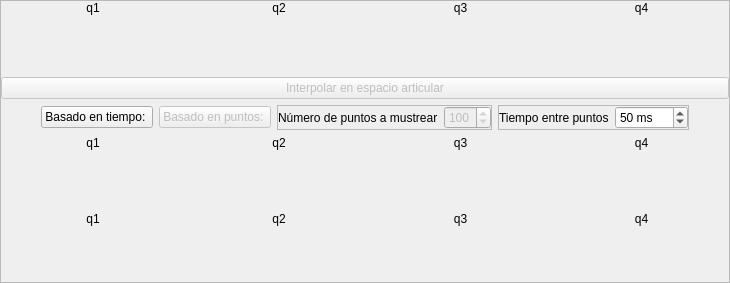
        <widget class="QFrame" name="frame_2">
         <property name="sizePolicy">
          <sizepolicy hsizetype="Preferred" vsizetype="Fixed">
           <horstretch>0</horstretch>
           <verstretch>0</verstretch>
          </sizepolicy>
         </property>
         <property name="minimumSize">
          <size>
           <width>0</width>
           <height>0</height>
          </size>
         </property>
         <property name="frameShape">
          <enum>QFrame::StyledPanel</enum>
         </property>
         <property name="frameShadow">
          <enum>QFrame::Raised</enum>
         </property>
         <layout class="QVBoxLayout" name="verticalLayout_33">
          <property name="leftMargin">
           <number>0</number>
          </property>
          <property name="topMargin">
           <number>0</number>
          </property>
          <property name="rightMargin">
           <number>0</number>
          </property>
          <property name="bottomMargin">
           <number>0</number>
          </property>
          <item>
           <layout class="QGridLayout" name="gridLayout" columnstretch="20,19,19,19">
            <property name="sizeConstraint">
             <enum>QLayout::SetDefaultConstraint</enum>
            </property>
            <item row="0" column="2">
             <layout class="QVBoxLayout" name="verticalLayout_6">
              <item>
               <widget class="QLabel" name="label_8">
                <property name="sizePolicy">
                 <sizepolicy hsizetype="Preferred" vsizetype="Fixed">
                  <horstretch>0</horstretch>
                  <verstretch>0</verstretch>
                 </sizepolicy>
                </property>
                <property name="text">
                 <string>q3</string>
                </property>
                <property name="alignment">
                 <set>Qt::AlignCenter</set>
                </property>
               </widget>
              </item>
              <item>
               <widget class="CustomPlotWidget" name="plot_pos_q3" native="true">
                <property name="sizePolicy">
                 <sizepolicy hsizetype="Preferred" vsizetype="Preferred">
                  <horstretch>0</horstretch>
                  <verstretch>0</verstretch>
                 </sizepolicy>
                </property>
                <property name="minimumSize">
                 <size>
                  <width>50</width>
                  <height>50</height>
                 </size>
                </property>
               </widget>
              </item>
             </layout>
            </item>
            <item row="0" column="3">
             <layout class="QVBoxLayout" name="verticalLayout_7">
              <item>
               <widget class="QLabel" name="label_9">
                <property name="sizePolicy">
                 <sizepolicy hsizetype="Preferred" vsizetype="Fixed">
                  <horstretch>0</horstretch>
                  <verstretch>0</verstretch>
                 </sizepolicy>
                </property>
                <property name="text">
                 <string>q4</string>
                </property>
                <property name="alignment">
                 <set>Qt::AlignCenter</set>
                </property>
               </widget>
              </item>
              <item>
               <widget class="CustomPlotWidget" name="plot_pos_q4" native="true">
                <property name="sizePolicy">
                 <sizepolicy hsizetype="Preferred" vsizetype="Preferred">
                  <horstretch>0</horstretch>
                  <verstretch>0</verstretch>
                 </sizepolicy>
                </property>
                <property name="minimumSize">
                 <size>
                  <width>50</width>
                  <height>50</height>
                 </size>
                </property>
               </widget>
              </item>
             </layout>
            </item>
            <item row="0" column="0">
             <layout class="QVBoxLayout" name="verticalLayout_4">
              <item>
               <widget class="QLabel" name="label_5">
                <property name="sizePolicy">
                 <sizepolicy hsizetype="Preferred" vsizetype="Fixed">
                  <horstretch>0</horstretch>
                  <verstretch>0</verstretch>
                 </sizepolicy>
                </property>
                <property name="text">
                 <string>q1</string>
                </property>
                <property name="alignment">
                 <set>Qt::AlignCenter</set>
                </property>
               </widget>
              </item>
              <item>
               <widget class="CustomPlotWidget" name="plot_pos_q1" native="true">
                <property name="sizePolicy">
                 <sizepolicy hsizetype="Preferred" vsizetype="Preferred">
                  <horstretch>0</horstretch>
                  <verstretch>0</verstretch>
                 </sizepolicy>
                </property>
                <property name="minimumSize">
                 <size>
                  <width>50</width>
                  <height>50</height>
                 </size>
                </property>
               </widget>
              </item>
             </layout>
            </item>
            <item row="0" column="1">
             <layout class="QVBoxLayout" name="verticalLayout_5">
              <item>
               <widget class="QLabel" name="label_7">
                <property name="sizePolicy">
                 <sizepolicy hsizetype="Preferred" vsizetype="Fixed">
                  <horstretch>0</horstretch>
                  <verstretch>0</verstretch>
                 </sizepolicy>
                </property>
                <property name="text">
                 <string>q2</string>
                </property>
                <property name="alignment">
                 <set>Qt::AlignCenter</set>
                </property>
               </widget>
              </item>
              <item>
               <widget class="CustomPlotWidget" name="plot_pos_q2" native="true">
                <property name="sizePolicy">
                 <sizepolicy hsizetype="Preferred" vsizetype="Preferred">
                  <horstretch>0</horstretch>
                  <verstretch>0</verstretch>
                 </sizepolicy>
                </property>
                <property name="minimumSize">
                 <size>
                  <width>50</width>
                  <height>50</height>
                 </size>
                </property>
               </widget>
              </item>
             </layout>
            </item>
           </layout>
          </item>
          <item>
           <widget class="QPushButton" name="bt_interpolarArt">
            <property name="enabled">
             <bool>false</bool>
            </property>
            <property name="text">
             <string>Interpolar en espacio articular</string>
            </property>
           </widget>
          </item>
          <item>
           <layout class="QHBoxLayout" name="horizontalLayout_10">
            <item>
             <spacer name="horizontalSpacer_13">
              <property name="orientation">
               <enum>Qt::Horizontal</enum>
              </property>
              <property name="sizeHint" stdset="0">
               <size>
                <width>40</width>
                <height>20</height>
               </size>
              </property>
             </spacer>
            </item>
            <item>
             <widget class="QPushButton" name="bt_basadoTiempo_2">
              <property name="text">
               <string>Basado en tiempo: </string>
              </property>
             </widget>
            </item>
            <item>
             <widget class="QPushButton" name="bt_basadoPuntos_2">
              <property name="enabled">
               <bool>false</bool>
              </property>
              <property name="text">
               <string>Basado en puntos: </string>
              </property>
             </widget>
            </item>
            <item>
             <widget class="QFrame" name="fr_nPuntos_2">
              <property name="frameShape">
               <enum>QFrame::StyledPanel</enum>
              </property>
              <property name="frameShadow">
               <enum>QFrame::Raised</enum>
              </property>
              <layout class="QHBoxLayout" name="horizontalLayout_13">
               <property name="leftMargin">
                <number>0</number>
               </property>
               <property name="topMargin">
                <number>0</number>
               </property>
               <property name="rightMargin">
                <number>0</number>
               </property>
               <property name="bottomMargin">
                <number>0</number>
               </property>
               <item>
                <widget class="QLabel" name="label_28">
                 <property name="text">
                  <string>Número de puntos a mustrear</string>
                 </property>
                </widget>
               </item>
               <item>
                <widget class="QSpinBox" name="sb_nPuntosArt">
                 <property name="enabled">
                  <bool>false</bool>
                 </property>
                 <property name="minimum">
                  <number>20</number>
                 </property>
                 <property name="maximum">
                  <number>999</number>
                 </property>
                 <property name="value">
                  <number>100</number>
                 </property>
                </widget>
               </item>
              </layout>
             </widget>
            </item>
            <item>
             <widget class="QFrame" name="fr_deltaT_2">
              <property name="frameShape">
               <enum>QFrame::StyledPanel</enum>
              </property>
              <property name="frameShadow">
               <enum>QFrame::Raised</enum>
              </property>
              <layout class="QHBoxLayout" name="horizontalLayout_14">
               <property name="leftMargin">
                <number>0</number>
               </property>
               <property name="topMargin">
                <number>0</number>
               </property>
               <property name="rightMargin">
                <number>0</number>
               </property>
               <property name="bottomMargin">
                <number>0</number>
               </property>
               <item>
                <widget class="QLabel" name="label_29">
                 <property name="text">
                  <string>Tiempo entre puntos</string>
                 </property>
                </widget>
               </item>
               <item>
                <widget class="QSpinBox" name="sb_dT_2">
                 <property name="suffix">
                  <string> ms</string>
                 </property>
                 <property name="minimum">
                  <number>10</number>
                 </property>
                 <property name="maximum">
                  <number>9999</number>
                 </property>
                 <property name="value">
                  <number>50</number>
                 </property>
                </widget>
               </item>
              </layout>
             </widget>
            </item>
            <item>
             <spacer name="horizontalSpacer_14">
              <property name="orientation">
               <enum>Qt::Horizontal</enum>
              </property>
              <property name="sizeHint" stdset="0">
               <size>
                <width>40</width>
                <height>20</height>
               </size>
              </property>
             </spacer>
            </item>
           </layout>
          </item>
          <item>
           <layout class="QGridLayout" name="gridLayout_2" columnstretch="20,19,19,19">
            <property name="sizeConstraint">
             <enum>QLayout::SetDefaultConstraint</enum>
            </property>
            <item row="0" column="2">
             <layout class="QVBoxLayout" name="verticalLayout_26">
              <item>
               <widget class="QLabel" name="label_34">
                <property name="sizePolicy">
                 <sizepolicy hsizetype="Preferred" vsizetype="Fixed">
                  <horstretch>0</horstretch>
                  <verstretch>0</verstretch>
                 </sizepolicy>
                </property>
                <property name="text">
                 <string>q3</string>
                </property>
                <property name="alignment">
                 <set>Qt::AlignCenter</set>
                </property>
               </widget>
              </item>
              <item>
               <widget class="CustomPlotWidget" name="plot_pos_q3_2" native="true">
                <property name="minimumSize">
                 <size>
                  <width>50</width>
                  <height>50</height>
                 </size>
                </property>
               </widget>
              </item>
             </layout>
            </item>
            <item row="1" column="2">
             <layout class="QVBoxLayout" name="verticalLayout_31">
              <item>
               <widget class="QLabel" name="label_40">
                <property name="sizePolicy">
                 <sizepolicy hsizetype="Preferred" vsizetype="Fixed">
                  <horstretch>0</horstretch>
                  <verstretch>0</verstretch>
                 </sizepolicy>
                </property>
                <property name="text">
                 <string>q3</string>
                </property>
                <property name="alignment">
                 <set>Qt::AlignCenter</set>
                </property>
               </widget>
              </item>
              <item>
               <widget class="CustomPlotWidget" name="plot_vel_q3_2" native="true">
                <property name="minimumSize">
                 <size>
                  <width>50</width>
                  <height>50</height>
                 </size>
                </property>
               </widget>
              </item>
             </layout>
            </item>
            <item row="1" column="3">
             <layout class="QVBoxLayout" name="verticalLayout_32">
              <item>
               <widget class="QLabel" name="label_41">
                <property name="sizePolicy">
                 <sizepolicy hsizetype="Preferred" vsizetype="Fixed">
                  <horstretch>0</horstretch>
                  <verstretch>0</verstretch>
                 </sizepolicy>
                </property>
                <property name="text">
                 <string>q4</string>
                </property>
                <property name="alignment">
                 <set>Qt::AlignCenter</set>
                </property>
               </widget>
              </item>
              <item>
               <widget class="CustomPlotWidget" name="plot_vel_q4_2" native="true">
                <property name="minimumSize">
                 <size>
                  <width>50</width>
                  <height>50</height>
                 </size>
                </property>
               </widget>
              </item>
             </layout>
            </item>
            <item row="0" column="0">
             <layout class="QVBoxLayout" name="verticalLayout_24">
              <item>
               <widget class="QLabel" name="label_32">
                <property name="sizePolicy">
                 <sizepolicy hsizetype="Preferred" vsizetype="Fixed">
                  <horstretch>0</horstretch>
                  <verstretch>0</verstretch>
                 </sizepolicy>
                </property>
                <property name="text">
                 <string>q1</string>
                </property>
                <property name="alignment">
                 <set>Qt::AlignCenter</set>
                </property>
               </widget>
              </item>
              <item>
               <widget class="CustomPlotWidget" name="plot_pos_q1_2" native="true">
                <property name="minimumSize">
                 <size>
                  <width>50</width>
                  <height>50</height>
                 </size>
                </property>
               </widget>
              </item>
             </layout>
            </item>
            <item row="0" column="3">
             <layout class="QVBoxLayout" name="verticalLayout_27">
              <item>
               <widget class="QLabel" name="label_35">
                <property name="sizePolicy">
                 <sizepolicy hsizetype="Preferred" vsizetype="Fixed">
                  <horstretch>0</horstretch>
                  <verstretch>0</verstretch>
                 </sizepolicy>
                </property>
                <property name="text">
                 <string>q4</string>
                </property>
                <property name="alignment">
                 <set>Qt::AlignCenter</set>
                </property>
               </widget>
              </item>
              <item>
               <widget class="CustomPlotWidget" name="plot_pos_q4_2" native="true">
                <property name="minimumSize">
                 <size>
                  <width>50</width>
                  <height>50</height>
                 </size>
                </property>
               </widget>
              </item>
             </layout>
            </item>
            <item row="1" column="0">
             <layout class="QVBoxLayout" name="verticalLayout_29">
              <item>
               <widget class="QLabel" name="label_38">
                <property name="sizePolicy">
                 <sizepolicy hsizetype="Preferred" vsizetype="Fixed">
                  <horstretch>0</horstretch>
                  <verstretch>0</verstretch>
                 </sizepolicy>
                </property>
                <property name="text">
                 <string>q1</string>
                </property>
                <property name="alignment">
                 <set>Qt::AlignCenter</set>
                </property>
               </widget>
              </item>
              <item>
               <widget class="CustomPlotWidget" name="plot_vel_q1_2" native="true">
                <property name="minimumSize">
                 <size>
                  <width>50</width>
                  <height>50</height>
                 </size>
                </property>
               </widget>
              </item>
             </layout>
            </item>
            <item row="1" column="1">
             <layout class="QVBoxLayout" name="verticalLayout_30">
              <item>
               <widget class="QLabel" name="label_39">
                <property name="sizePolicy">
                 <sizepolicy hsizetype="Preferred" vsizetype="Fixed">
                  <horstretch>0</horstretch>
                  <verstretch>0</verstretch>
                 </sizepolicy>
                </property>
                <property name="text">
                 <string>q2</string>
                </property>
                <property name="alignment">
                 <set>Qt::AlignCenter</set>
                </property>
               </widget>
              </item>
              <item>
               <widget class="CustomPlotWidget" name="plot_vel_q2_2" native="true">
                <property name="minimumSize">
                 <size>
                  <width>50</width>
                  <height>50</height>
                 </size>
                </property>
               </widget>
              </item>
             </layout>
            </item>
            <item row="0" column="1">
             <layout class="QVBoxLayout" name="verticalLayout_25">
              <item>
               <widget class="QLabel" name="label_33">
                <property name="sizePolicy">
                 <sizepolicy hsizetype="Preferred" vsizetype="Fixed">
                  <horstretch>0</horstretch>
                  <verstretch>0</verstretch>
                 </sizepolicy>
                </property>
                <property name="text">
                 <string>q2</string>
                </property>
                <property name="alignment">
                 <set>Qt::AlignCenter</set>
                </property>
               </widget>
              </item>
              <item>
               <widget class="CustomPlotWidget" name="plot_pos_q2_2" native="true">
                <property name="minimumSize">
                 <size>
                  <width>50</width>
                  <height>50</height>
                 </size>
                </property>
               </widget>
              </item>
             </layout>
            </item>
           </layout>
          </item>
         </layout>
        </widget>
